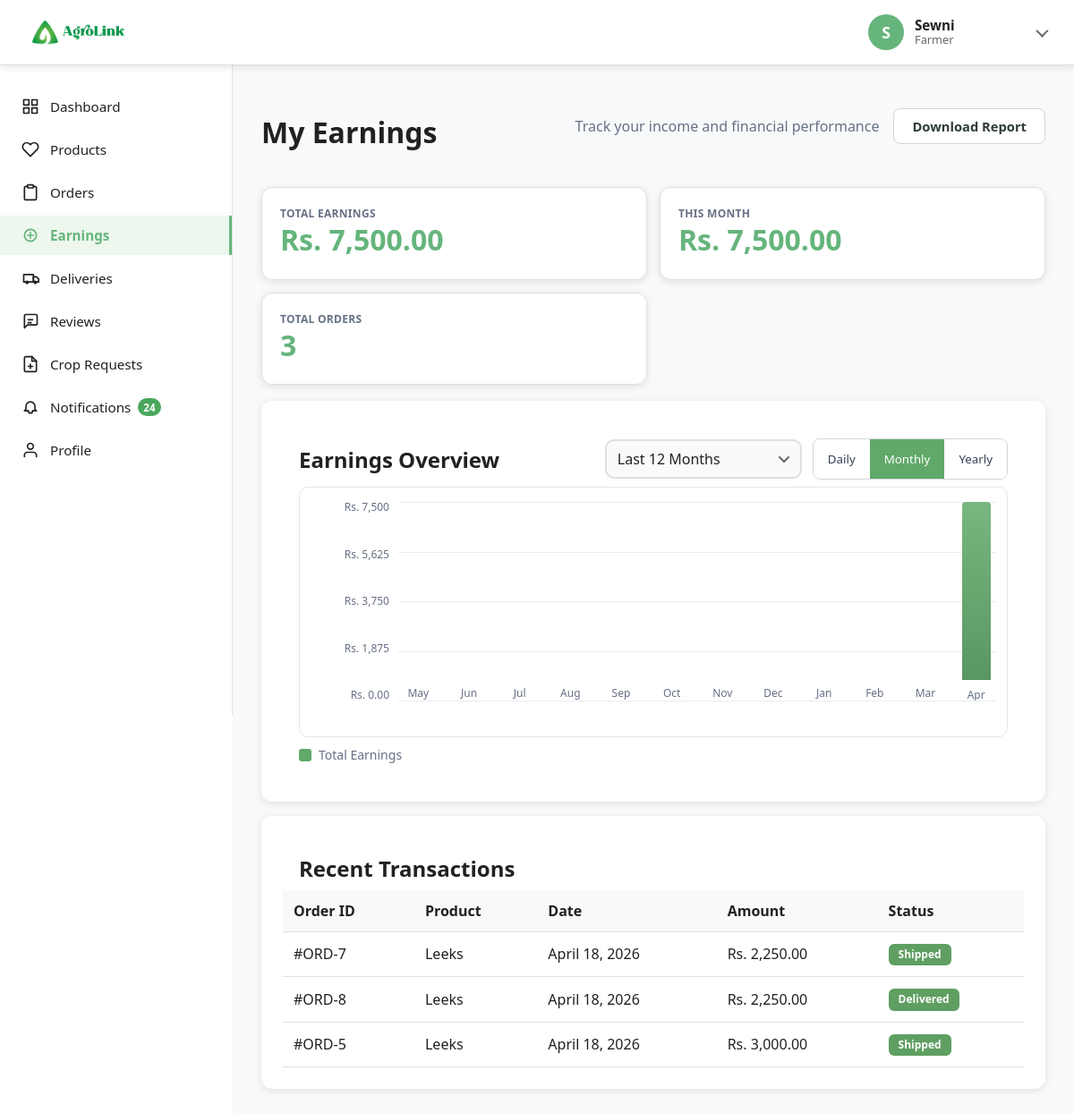
The app's page /farmerearnings (signed in) with its own data.
### tables this page shows
CREATE TABLE `orders` (
  `id` int(11) NOT NULL,
  `buyer_id` int(11) NOT NULL,
  `total_amount` decimal(10,2) NOT NULL COMMENT 'Product total before shipping',
  `shipping_cost` decimal(10,2) NOT NULL DEFAULT 0.00,
  `order_total` decimal(10,2) NOT NULL COMMENT 'Total including shipping',
  `payment_status` enum('pending','paid','failed') NOT NULL DEFAULT 'pending',
  `total_weight_kg` decimal(10,2) NOT NULL DEFAULT 0.00 COMMENT 'Total weight of all items in kg',
  `delivery_address` text NOT NULL,
  `delivery_city` varchar(100) NOT NULL,
  `delivery_district_id` int(11) DEFAULT NULL,
  `delivery_town_id` int(11) DEFAULT NULL,
  `delivery_phone` varchar(20) NOT NULL,
  `status` enum('pending_payment','pending','confirmed','processing','shipped','delivered','cancelled') DEFAULT 'pending_payment',
  `created_at` timestamp NOT NULL DEFAULT current_timestamp(),
  `updated_at` timestamp NOT NULL DEFAULT current_timestamp() ON UPDATE current_timestamp()
);

### app/controllers/farmer/FarmerEarningsController.php (called while the page is built, shortened)
<?php
class FarmerEarningsController
{
    protected $farmerModel;
    public function __construct()
    {
        $this->farmerModel = new FarmerModel();
    }
    public function index()
    {
        $summary = $this->getEarningsSummary((int)authUserId(), 100);
        $data = [
            'pageTitle' => 'Earnings',
            'activePage' => 'earnings',
            'pageStyles' => ['earnings.css'],
            'totalEarnings' => $summary['totalEarnings'],
            'monthlyEarnings' => $summary['monthlyEarnings'],
            'earningsByProduct' => $summary['earningsByProduct'],
            'recentEarnings' => $summary['recentEarnings'],
            'earningsStats' => $summary['earningsStats'],
            'weeklyOrders' => $summary['weeklyOrders'],
            'monthlyChangePercent' => $summary['monthlyChangePercent'],
            'dailyChart' => $summary['dailyChart'],
            'monthlyChart' => $summary['monthlyChart'],
            'yearlyChart' => $summary['yearlyChart'],
            'contentView' => '../app/views/farmer/farmerEarnings.view.php',
            'pageScript' => 'farmerEarnings.js'
        ];
        $this->view('farmer/farmerSidebar', $data);
    }
    private function getEarningsSummary(int $userId, int $recentLimit = 10): array
    {
        $monthlyChart = $this->buildLast12MonthChart($userId);
        $dailyChart = $this->buildLastNDaysChart($userId, 7);
        $yearlyChart = $this->buildLastNYearsChart($userId, 5);
        $monthlyChange = 0.0;
        return [
            'totalEarnings' => (float)$this->farmerModel->getTotalEarnings($userId),
            'monthlyEarnings' => (float)$this->farmerModel->getMonthlyEarnings($userId),
            'earningsByProduct' => $this->farmerModel->getEarningsByProduct($userId),
            'recentEarnings' => $this->farmerModel->getRecentEarnings($userId, $recentLimit),
            'earningsStats' => $this->farmerModel->getEarningsStats($userId),
            'weeklyOrders' => $this->farmerModel->getWeeklyOrdersCount($userId),
            'monthlyChart' => $monthlyChart,
            'dailyChart' => $dailyChart,
            'yearlyChart' => $yearlyChart,
            'monthlyChangePercent' => $monthlyChange,
        ];
    }
    private function buildLast12MonthChart(int $userId): array
    {
        $raw = $this->farmerModel->getMonthlyEarningsChart($userId);
        $map = [];
        foreach ($raw as $row) {
            $map[(string)$row->month] = (float)$row->earnings;
        }
        $result = [];
        $cursor = new DateTime('first day of this month');
        $cursor->modify('-11 months');
        for ($i = 0; $i < 12; $i++) {
            $key = $cursor->format('Y-m');
            $result[] = [
                'month' => $key,
                'label' => $cursor->format('M'),
                'earnings' => $map[$key] ?? 0.0,
            ];
            $cursor->modify('+1 month');
        }
        return $result;
    }
    private function buildLastNDaysChart(int $userId, int $days): array
    {
        $days = max(1, $days);
        $raw = $this->farmerModel->getDailyEarningsChart($userId, $days);
        $map = [];
        foreach ($raw as $row) {
            $map[(string)$row->day_key] = (float)$row->earnings;
        }
        $result = [];
        $cursor = new DateTime('today');
        $cursor->modify('-' . ($days - 1) . ' days');
        for ($i = 0; $i < $days; $i++) {
            $key = $cursor->format('Y-m-d');
            $result[] = [
                'key' => $key,
                'label' => $cursor->format('D'),
                'fullLabel' => $cursor->format('M d'),
                'earnings' => $map[$key] ?? 0.0,
            ];
            $cursor->modify('+1 day');
        }
        return $result;
    }
    private function buildLastNYearsChart(int $userId, int $years): array
    {
        $years = max(1, $years);
        $raw = $this->farmerModel->getYearlyEarningsChart($userId, $years);
        $map = [];
        foreach ($raw as $row) {
            $map[(string)$row->year_key] = (float)$row->earnings;
        }
        $result = [];
        $currentYear = (int)date('Y');
        $startYear = $currentYear - ($years - 1);
        for ($year = $startYear; $year <= $currentYear; $year++) {
            $result[] = [
                'key' => (string)$year,
                'label' => (string)$year,
                'fullLabel' => (string)$year,
                'earnings' => $map[(string)$year] ?? 0.0,
            ];
        }
        return $result;
    }
}

### app/core/app.php (called while the page is built, shortened)
<?php
class App
{
    private $method = 'index';
    private function splitURL()
    {
        $URL = $_GET['url'] ?? 'home';
        $URL = explode("/", trim($URL, "/"));
        return ($URL);
    }
    public function loadController()
    {
        $URL = $this->splitURL();
        $filename = "../app/controllers/" . ucfirst($URL[0]) . "Controller.php";
        if (file_exists($filename)) {
            require $filename;
            $this->controller = ucfirst($URL[0]) . 'Controller';
            unset($URL[0]);
        } else {
            $roles = ['admin', 'buyer', 'farmer', 'transporter'];
            foreach ($roles as $role) {
                $baseName = ucfirst($URL[0]);
                $roleController = "../app/controllers/{$role}/" . $baseName . "Controller.php";
                $actualFile = null;
                if (file_exists($roleController)) {
                    $actualFile = $roleController;
                }
                if ($actualFile && file_exists($actualFile)) {
                    unset($URL[0]);
                    break;
                }
            }
        }
        $controller = new $this->controller;
        call_user_func_array([$controller, $this->method], $URL);
    }
}

### public/index.php (called while the page is built, shortened)
<?php
$app = new App;
$app->loadController();

### app/core/Database.php (called while the page is built, shortened)
<?php
trait Database
{
    private function connect()
    {
        if (isset($GLOBALS['__AGROLINK_DB_CONNECTION']) && $GLOBALS['__AGROLINK_DB_CONNECTION'] instanceof PDO) {
            return $GLOBALS['__AGROLINK_DB_CONNECTION'];
        }
        $host = (string)DBHOST;
        $string = "mysql:host=" . $host . ";dbname=" . DBNAME . ";charset=utf8mb4";
        try {
            $con = new PDO($string, DBUSER, DBPASS);
        } catch (PDOException $e) {
            if ($host === 'localhost') {
                $fallback = "mysql:host=127.0.0.1;dbname=" . DBNAME . ";charset=utf8mb4";
                $con = new PDO($fallback, DBUSER, DBPASS);
            } else {
                throw $e;
            }
        }
        $con->setAttribute(PDO::ATTR_ERRMODE, PDO::ERRMODE_EXCEPTION);
        $con->setAttribute(PDO::ATTR_DEFAULT_FETCH_MODE, PDO::FETCH_OBJ);
        return $con;
    }
    public function query($query, $data = [])
    {
        try {
            $con = $this->connect();
            $stm = $con->prepare($query);
            $check = $stm->execute($data);
            if ($check) {
                $result = $stm->fetchAll(PDO::FETCH_OBJ);
                if (is_array($result) && count($result)) {
                    return $result;
                }
            }
        } catch (PDOException $e) {
            error_log("Query Error: " . $e->getMessage());
        }
        return false;
    }
    public function get_row($query, $data = [])
    {
        try {
            $con = $this->connect();
            $stm = $con->prepare($query);
            $check = $stm->execute($data);
            if ($check) {
                $result = $stm->fetchAll(PDO::FETCH_OBJ);
                if (is_array($result) && count($result)) {
                    return $result[0];
                }
            }
        } catch (PDOException $e) {
            error_log("Get Row Error: " . $e->getMessage());
        }
        return false;
    }
}

### app/models/farmer/FarmerModel.php (called while the page is built, shortened)
<?php
class FarmerModel
{
    public function getRecentEarnings($farmerId, $limit = 10)
    {
        $limit = max(1, (int)$limit);
        $sql = "SELECT
                    o.id as order_id,
                    o.created_at as order_date,
                    COALESCE(o.updated_at, o.created_at) as transaction_date,
                    o.status,
                    o.payment_status,
                    o.delivery_city,
                    u.name as buyer_name,
                    SUBSTRING_INDEX(GROUP_CONCAT(DISTINCT oi.product_name ORDER BY oi.product_name SEPARATOR ', '), ', ', 1) as lead_product,
                    COUNT(oi.id) as item_count,
                    SUM(oi.product_price * oi.quantity) as order_earnings
                FROM orders o
                INNER JOIN order_items oi ON o.id = oi.order_id
                LEFT JOIN users u ON o.buyer_id = u.id
                WHERE oi.farmer_id = :farmer_id
                AND o.status IN ('processing', 'ready_for_pickup', 'shipped', 'delivered')
                AND COALESCE(o.updated_at, o.created_at) >= DATE_SUB(CURRENT_DATE(), INTERVAL 7 DAY)
                GROUP BY o.id, o.created_at, o.updated_at, o.status, o.payment_status, o.delivery_city, u.name
                ORDER BY COALESCE(o.updated_at, o.created_at) DESC
                LIMIT {$limit}";
        $result = $this->query($sql, ['farmer_id' => $farmerId]);
        return is_array($result) ? $result : [];
    }
    public function getEarningsStats($farmerId)
    {
        $sql = "SELECT
                    COUNT(DISTINCT o.id) as total_orders,
                    COUNT(DISTINCT oi.product_id) as products_sold,
                    SUM(oi.quantity) as total_items_sold,
                    AVG(oi.product_price * oi.quantity) as avg_order_value
                FROM order_items oi
                INNER JOIN orders o ON oi.order_id = o.id
                WHERE oi.farmer_id = :farmer_id
                AND o.status IN ('processing', 'ready_for_pickup', 'shipped', 'delivered')";
        $result = $this->get_row($sql, ['farmer_id' => $farmerId]);
        return $result ?: (object)[
            'total_orders' => 0,
            'products_sold' => 0,
            'total_items_sold' => 0,
            'avg_order_value' => 0
        ];
    }
}

### app/views/farmer/farmerEarnings.view.php (the view, shortened to what this page needs)
<div class="content-section earnings-modern">
    <div class="content-header earnings-header">
        <h1 class="content-title">My Earnings</h1>
        <p class="content-subtitle">Track your income and financial performance</p>
        <button type="button" class="btn btn-secondary" id="downloadEarningsReportBtn">Download Report</button>
    </div>
    <div class="earnings-modern-stats">
        <div class="earnings-modern-card">
            <div class="metric-block">
                <div class="metric-label">Total Earnings</div>
                <div class="metric-value">Rs. <?= number_format((float)$totalEarnings, 2) ?></div>
            </div>
        </div>
        <div class="earnings-modern-card">
            <div class="metric-block">
                <div class="metric-label">This Month</div>
                <div class="metric-value">Rs. <?= number_format((float)$monthlyEarnings, 2) ?></div>
            </div>
        </div>
        <div class="earnings-modern-card">
            <div class="metric-block">
                <div class="metric-label">Total Orders</div>
                <div class="metric-value"><?= number_format((float)($earningsStats->total_orders ?? 0)) ?></div>
            </div>
        </div>
    </div>
    <div class="content-card earnings-chart-card">
        <div class="earnings-card-header earnings-chart-header">
            <h3 class="card-title">Earnings Overview</h3>
            <select class="form-control chart-range-select" id="earningsRangeSelect">
                <option value="monthly" selected>Last 12 Months</option>
            </select>
            <div class="period-tabs" id="earningsPeriodTabs">
                <button type="button" class="earnings-tab-btn" data-period="daily">Daily</button>
                <button type="button" class="earnings-tab-btn active" data-period="monthly">Monthly</button>
                <button type="button" class="earnings-tab-btn" data-period="yearly">Yearly</button>
            </div>
        </div>
        <div class="chart-shell">
            <div class="chart-grid" id="earningsChartGrid">
            </div>
            <div class="chart-legend"><span class="dot"></span> Total Earnings</div>
        </div>
    </div>
    <div class="content-card">
        <div class="earnings-card-header">
            <h3 class="card-title">Recent Transactions</h3>
        </div>
        <div class="card-content">
            <table>
                <thead>
                    <tr>
                        <th>Order ID</th>
                        <th>Product</th>
                        <th>Date</th>
                        <th>Amount</th>
                        <th>Status</th>
                    </tr>
                </thead>
                <tbody>
                    <?php if (empty($recentEarnings)): ?>
                        <tr>
                            <td colspan="5">No recent transactions.</td>
                        </tr>
                    <?php else: ?>
                        <?php foreach ($recentEarnings as $earning): ?>
                            <tr>
                                <td>#ORD-<?= (int)$earning->order_id ?></td>
                                <td><?= htmlspecialchars((string)($earning->lead_product ?? 'Order Items')) ?></td>
                                <td><?= date('F d, Y', strtotime($earning->transaction_date ?? $earning->order_date)) ?></td>
                                <td class="earnings-amount">Rs. <?= number_format((float)$earning->order_earnings, 2) ?></td>
                                <td>
                                    <span class="status-pill"><?= htmlspecialchars(ucfirst(str_replace('_', ' ', (string)$earning->status))) ?></span>
                                </td>
                            </tr>
                        <?php endforeach; ?>
                    <?php endif; ?>
                </tbody>
            </table>
        </div>
    </div>
</div>

### records on screen
orders: id "7", lead_product "Leeks", order_date "April 18, 2026", order_earnings "2,250.00", status "Shipped"
orders: id "8", lead_product "Leeks", order_date "April 18, 2026", order_earnings "2,250.00", status "Delivered"
orders: id "5", lead_product "Leeks", order_date "April 18, 2026", order_earnings "3,000.00", status "Shipped"

### other values on screen
$userRole !== '' ? $userRole : 'User' "Farmer"
$notificationUnreadCount "24"
$totalEarnings "7,500.00"
$monthlyEarnings "7,500.00"
$earningsStats->total_orders "3"
